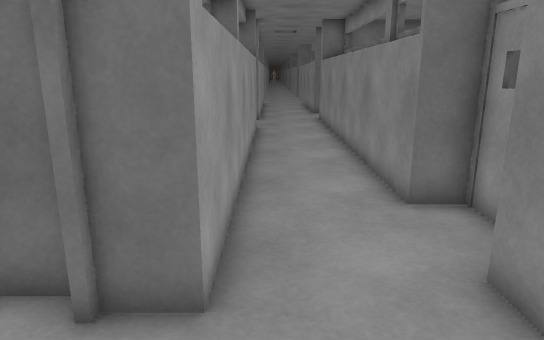
[1] (above)

23 first-person views from a walk through a scene from a Unity 3-D project. The camera is 1.4 m above the floor, tilts 14° down and sees 70° across. Doors are open. The floor is counted in squares, 0.5 m on a side. Each view is taken from the middle of a square. On the plan, view 1 faces up. The plan holds only what a view shows up to about 20 squares ahead; the rest is blank. The place goes on beyond the plan. The player character is not drawn.

[2]
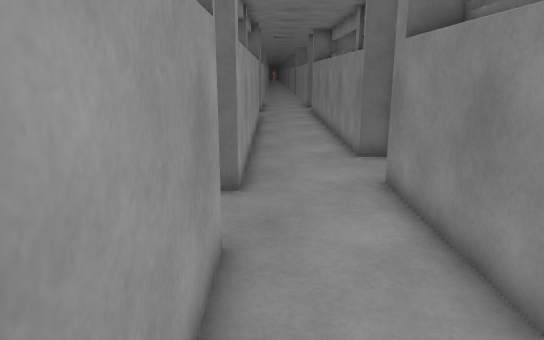

[3]
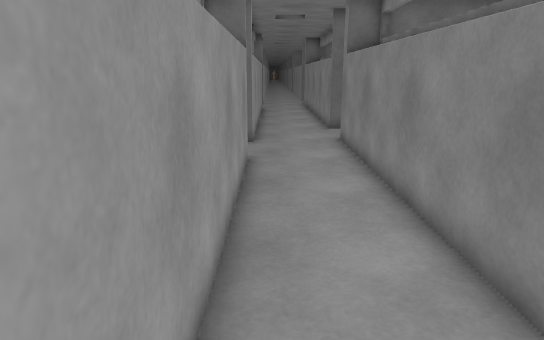

[4]
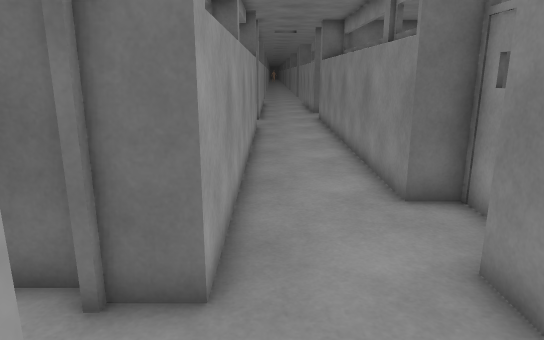

[5]
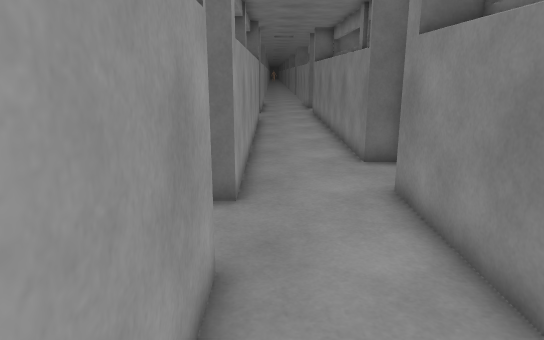

[6]
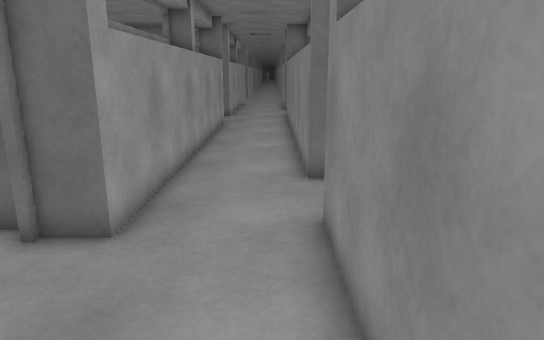

[7]
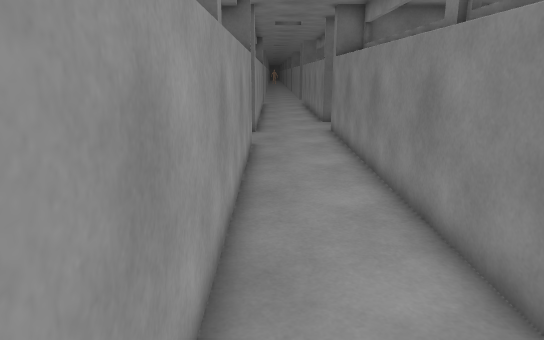

[8]
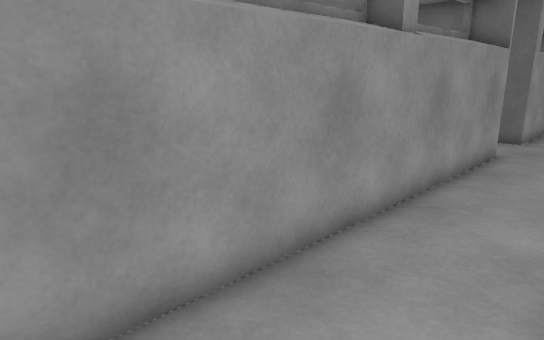

[9]
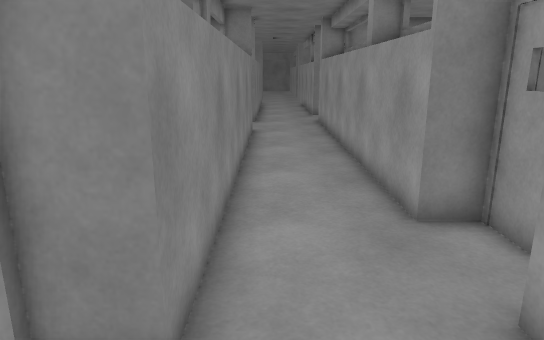

[10]
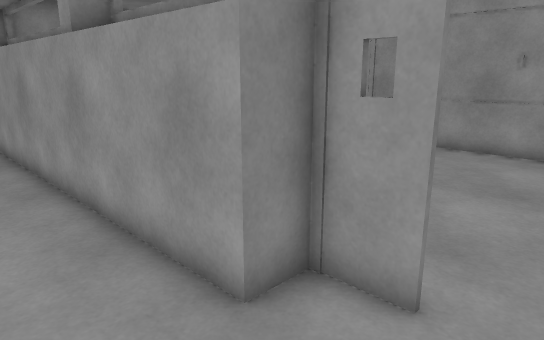

[11]
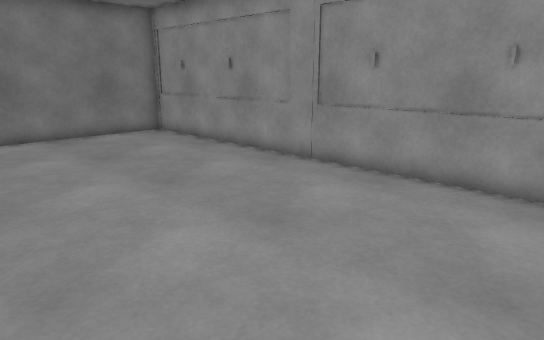

[12]
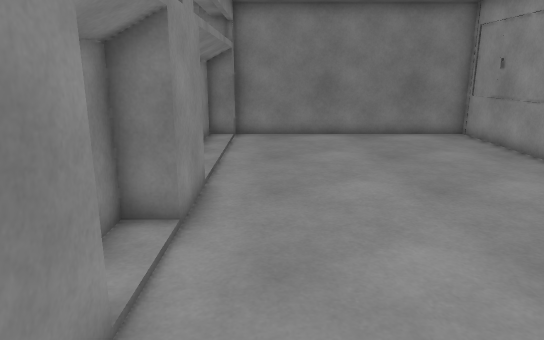

[13]
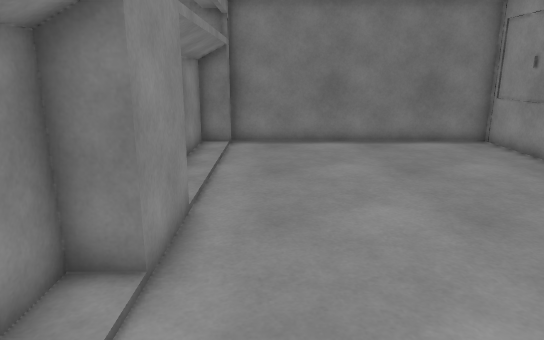

[14]
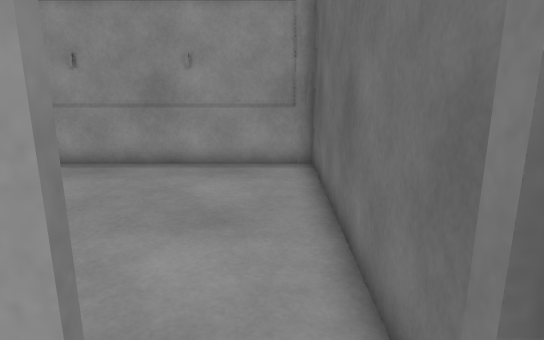

[15]
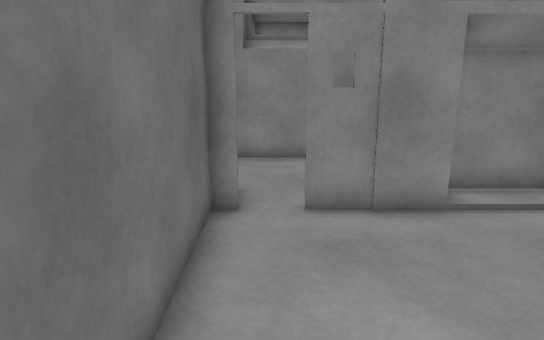

[16]
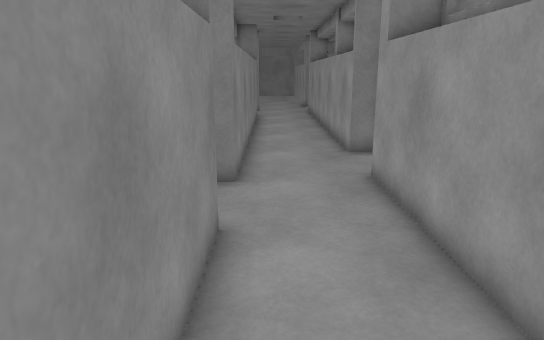

[17]
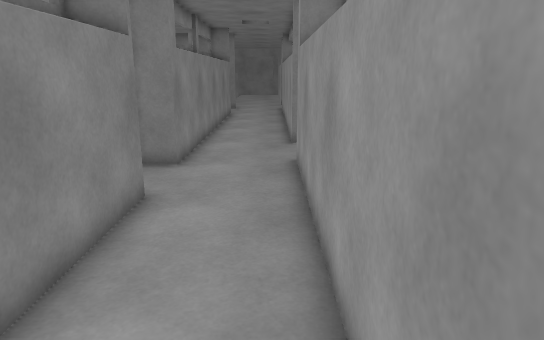

[18]
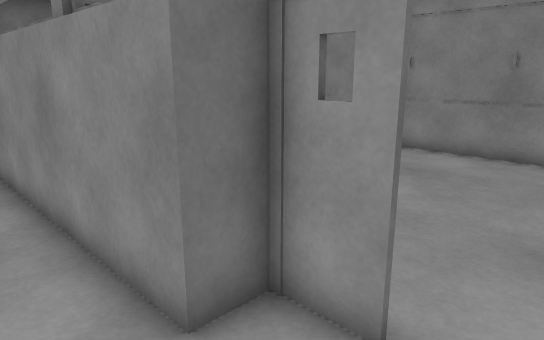

[19]
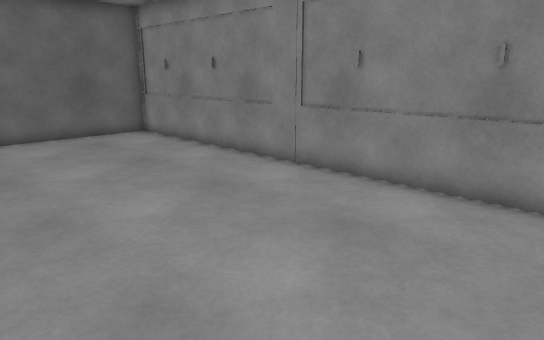

[20]
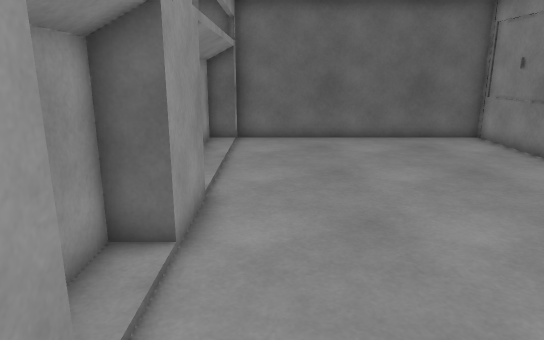

[21]
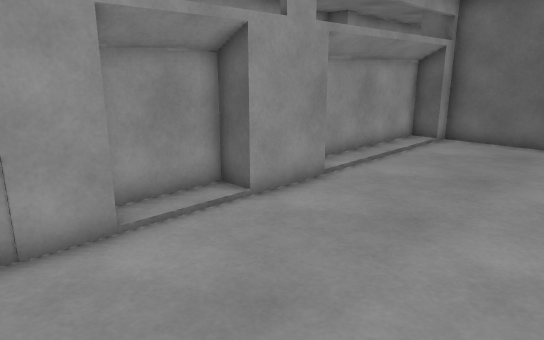

[22]
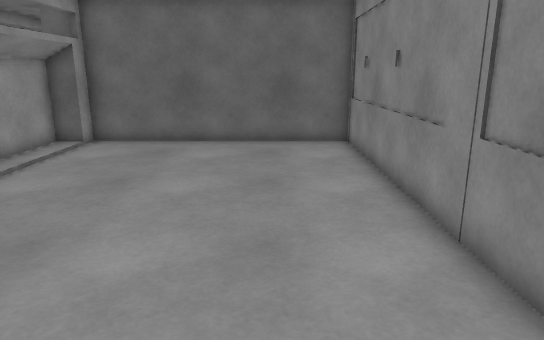

[23]
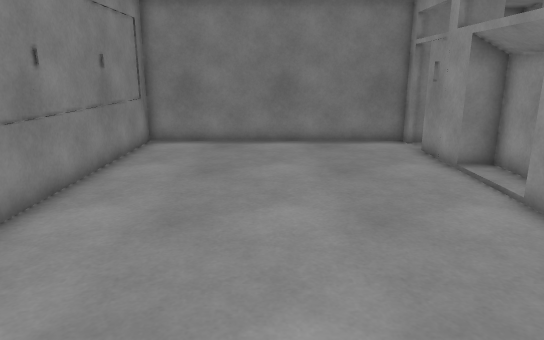

### Floor plan
Points are (right, up) in squares from view 1. A wall is a line through its corners. A room is listed if a view was taken in it or the views show most of it. See-through windows are left out.
Room 1 (views 1, 2, 3, 4, 5, 6, 7, 8, 9, 10, 14, 16, 17, 18)
walls: (-2.1, 2.4) (-2.1, 0.9) (-0.8, 0.9) (-0.8, -15.7) (-2.1, -15.7); (4.3, 6.9) (4.3, 8.1) (3, 8.1) (3, 24.7); (4.3, -13.4) (4.3, -11.7) (3, -11.7) (3, 4.9) (4.2, 4.9); (-1.8, -18.9) (-0.8, -18.9) (-0.8, -24.5); (-2.1, 22.4) (-2.1, 20.7) (-0.8, 20.7) (-0.8, 4.2) (-2.1, 4.2); (3, -24.5) (3, -14.9) (4.2, -14.9); (-0.8, 25.5) (-0.8, 23.9) (-1.8, 23.9)
ways out: open door at (-2, 23) to room 2; open door at (4, -14) to room 3; open door at (-2, -16.5); open door at (-2, 3.5); open door at (4, 5.5)
Room 2 (views 11, 12, 13, 15)
walls: (-2.3, 13.2) (-2.3, 16.2) (-1.2, 16.2) (-1.2, 18.9); (-2.3, 19.2) (-2.3, 22.4); (-2.3, 5.6) (-1.2, 5.6) (-1.2, 8.5); (-2.3, 24.3) (-13.1, 24.3) (-13.1, 4.9) (-2.3, 4.9)
ways out: open door at (-2, 23) to room 1
Room 3 (views 19, 20, 21, 22, 23)
walls: (4.4, -4.2) (4.4, -7.2); (3.4, -7.2) (3.4, -10.4); (4.4, -10.4) (4.4, -13.4); (3.4, 3.4) (3.4, -2.9); (4.4, -15.3) (15.2, -15.3) (15.2, 4.2) (4.4, 4.2) (4.4, 3.4)
ways out: open door at (4, -14) to room 1

Where each view was taken, in squares from view 1:
view 1: 0 up, 0 right, facing up
view 2: 5 down, 0 right, facing up
view 3: 12 down, 0 right, facing up
view 4: 20 down, 0 right, facing up
view 5: 24 down, 0 right, facing up
view 6: 22 down, 2 right, facing up
view 7: 5 up, 0 right, facing up
view 8: 6 up, 3 right, facing up-left
view 9: 8 up, 2 right, facing down
view 10: 24 up, 2 right, facing down-left
view 11: 23 up, 3 left, facing down-left
view 12: 23 up, 4 left, facing down
view 13: 21 up, 4 left, facing down
view 14: 23 up, 1 left, facing left
view 15: 23 up, 10 left, facing right
view 16: 5 down, 2 right, facing down
view 17: 3 down, 0 right, facing down
view 18: 15 down, 1 right, facing up-right
view 19: 14 down, 6 right, facing up-right
view 20: 13 down, 6 right, facing up
view 21: 13 down, 11 right, facing up-left
view 22: 12 down, 12 right, facing up
view 23: 1 up, 10 right, facing down
